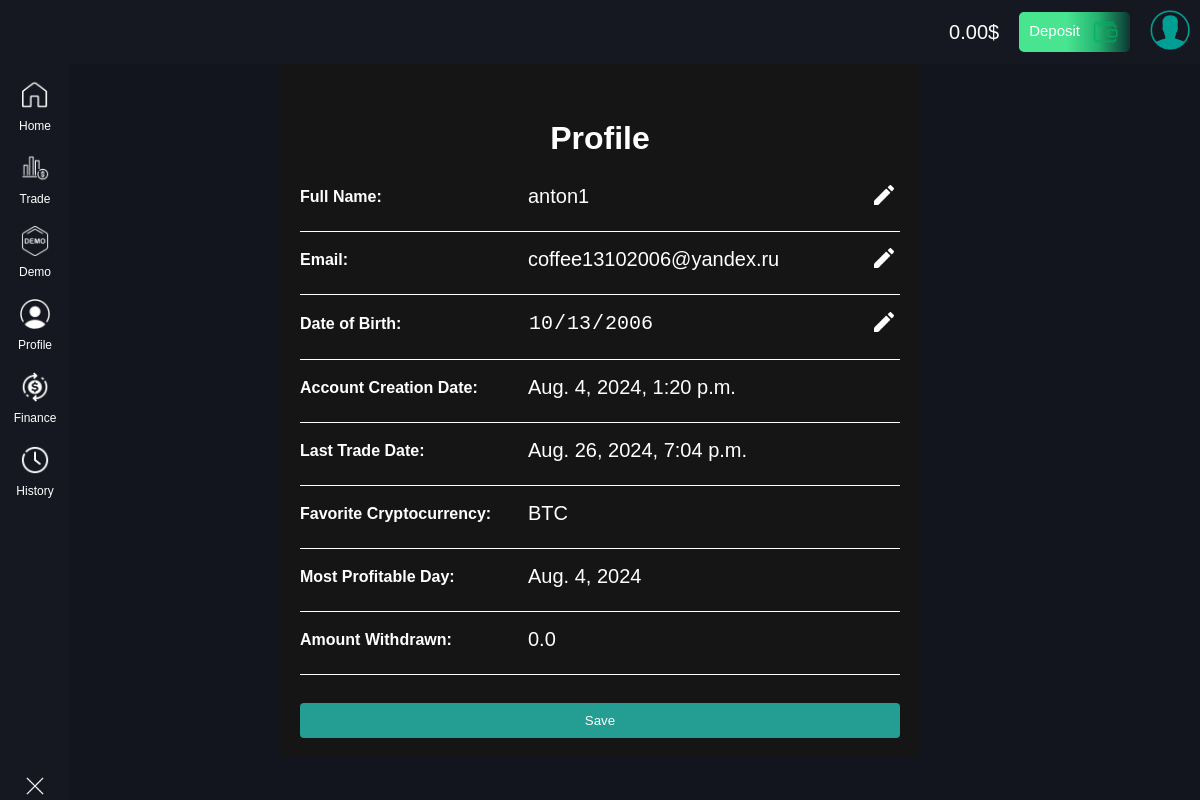
/profile/ (signed in), run on an earlier commit of the app's database.
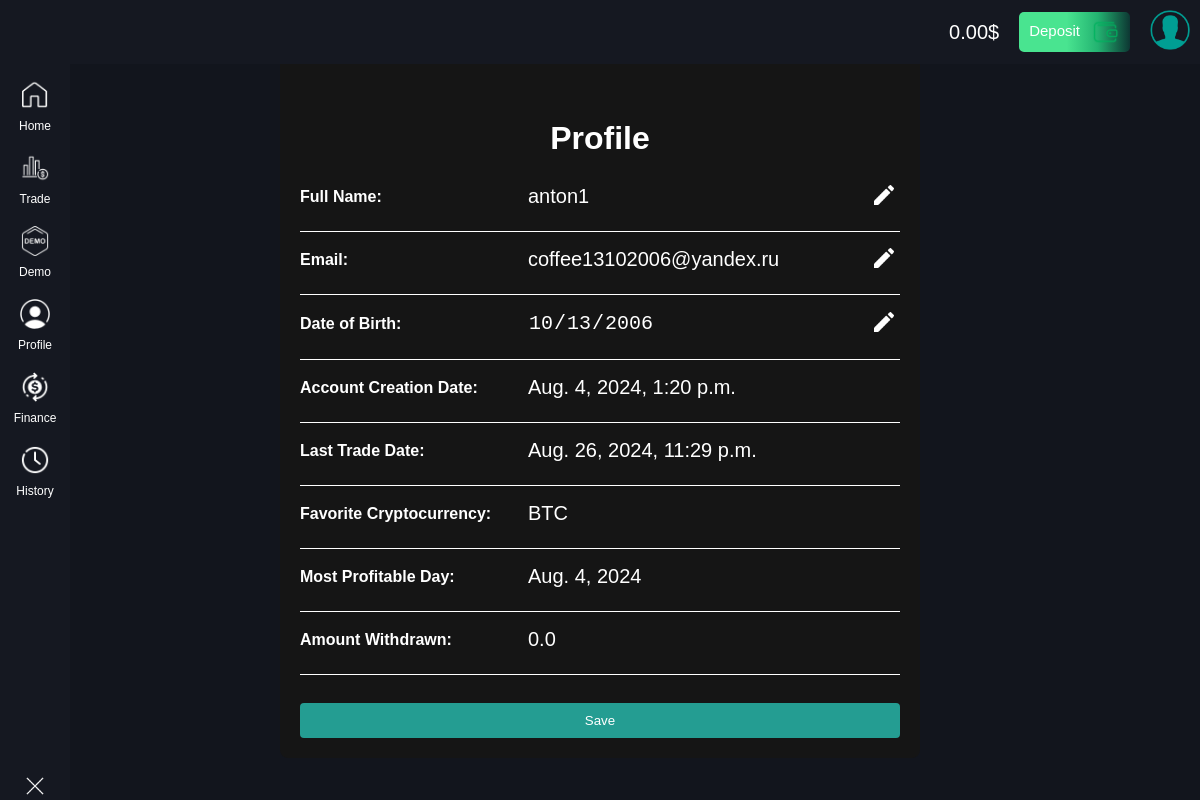
And on a later commit of the database.
### app/models.py (models this page shows, shortened)
class Position(models.Model):
    POSITION_TYPES = (
        ('long', 'Long'),
        ('short', 'Short'),
    )
    user = models.ForeignKey(CustomUser, on_delete=models.CASCADE)
    crypto = models.ForeignKey(CryptoCurrency, on_delete=models.CASCADE)
    position_type = models.CharField(max_length=5, choices=POSITION_TYPES)
    amount = models.DecimalField(max_digits=10, decimal_places=2)
    open_price = models.DecimalField(max_digits=10, decimal_places=2)
    open_time = models.DateTimeField(auto_now_add=True)
    duration = models.IntegerField()
    closed = models.BooleanField(default=False)
    demo = models.BooleanField(default=False)
    profit = models.DecimalField(max_digits=10, decimal_places=2, null=True, blank=True)

### app/views.py (the view, shortened to what this page needs)
# urls.py: path('profile/', ProfileView.as_view(), name='profile'),
class ProfileView(LoginRequiredMixin, DetailView):
    model = CustomUser
    template_name = 'app/profile.html'
    context_object_name = 'user'
    login_url = '/login'
    redirect_field_name = 'redirect_to'
    def get_object(self, queryset=None):
        return self.request.user
    def get_context_data(self, **kwargs):
        context = super().get_context_data(**kwargs)
        context['last_trade_date'] = self.object.last_trade_date
        context['favorite_crypto'] = self.object.favorite_crypto
        context['most_profitable_day'] = self.object.most_profitable_day
        context['total_withdrawn'] = self.object.total_withdrawn
        context['balance'] = self.request.user.balance
        if 'form' not in context:
            context['form'] = ProfileForm(instance=self.object)
        return context

### app/forms.py
class ProfileForm(forms.ModelForm):
    date_of_birth = forms.DateField(
        widget=forms.DateInput(format='%Y-%m-%d'),
        input_formats=['%Y-%m-%d']
    )
    class Meta:
        model = CustomUser
        fields = ['full_name', 'email', 'date_of_birth']

### app/models.py (called while the page is built)
    @property
    def last_trade_date(self):
        last_trade = self.position_set.order_by('-open_time').first()
        return last_trade.open_time if last_trade else None

    @property
    def favorite_crypto(self):
        favorite = self.position_set.values('crypto__name').annotate(total=models.Count('crypto')).order_by(
            '-total').first()
        return favorite['crypto__name'] if favorite else None

    @property
    def most_profitable_day(self):
        trades = self.position_set.values('open_time__date').annotate(profit_sum=models.Sum('profit')).order_by(
            '-profit_sum').first()
        return trades['open_time__date'] if trades else None

    @property
    def total_withdrawn(self):
        return self.withdrawals.aggregate(total=models.Sum('amount'))['total'] or 0.00

### app/templates/app/profile.html (shortened to what this page needs)
{% extends 'app/base.html' %}
{% load static %}
{% block content %}
<div class="profile">
    <h1>Profile</h1>
    <form method="post" class="profile-form">
        <div class="form-group">
            <label for="id_full_name">Full Name:</label>
            <input type="text" id="id_full_name" name="full_name" value="{{ user.full_name }}" readonly>
            <button type="button" onclick="toggleEdit('id_full_name')"><img src="{% static 'app/img/edit.png' %}"></button>
        </div>
        <hr>
        <div class="form-group">
            <label for="id_email">Email:</label>
            <input type="email" id="id_email" name="email" value="{{ user.email }}" readonly>
            <button type="button" onclick="toggleEdit('id_email')"><img src="{% static 'app/img/edit.png' %}"></button>
        </div>
        <hr>
        <div class="form-group">
            <label for="id_date_of_birth">Date of Birth:</label>
            <input type="date" id="id_date_of_birth" name="date_of_birth" value="{{ user.date_of_birth|date:'Y-m-d' }}" readonly>
            <button type="button" onclick="toggleEdit('id_date_of_birth')"><img src="{% static 'app/img/edit.png' %}"></button>
        </div>
        <hr>
        <div class="form-group">
            <label>Account Creation Date:</label>
            <span>{{ user.date_joined }}</span>
        </div>
        <hr>
        <div class="form-group">
            <label>Last Trade Date:</label>
            <span>{{ last_trade_date }}</span>
        </div>
        <hr>
        <div class="form-group">
            <label>Favorite Cryptocurrency:</label>
            <span>{{ favorite_crypto }}</span>
        </div>
        <hr>
        <div class="form-group">
            <label>Most Profitable Day:</label>
            <span>{{ most_profitable_day }}</span>
        </div>
        <hr>
        <div class="form-group">
            <label>Amount Withdrawn:</label>
            <span>{{ total_withdrawn }}</span>
        </div>
        <hr>
        <button type="submit">Save</button>
    </form>
</div>
{% endblock %}

What changed in the data, as far as the page shows it:
no longer on this page (row unchanged): Position: open_time "Aug. 26, 2024, 7:04 p.m."
added Position: open_time "Aug. 26, 2024, 11:29 p.m."
